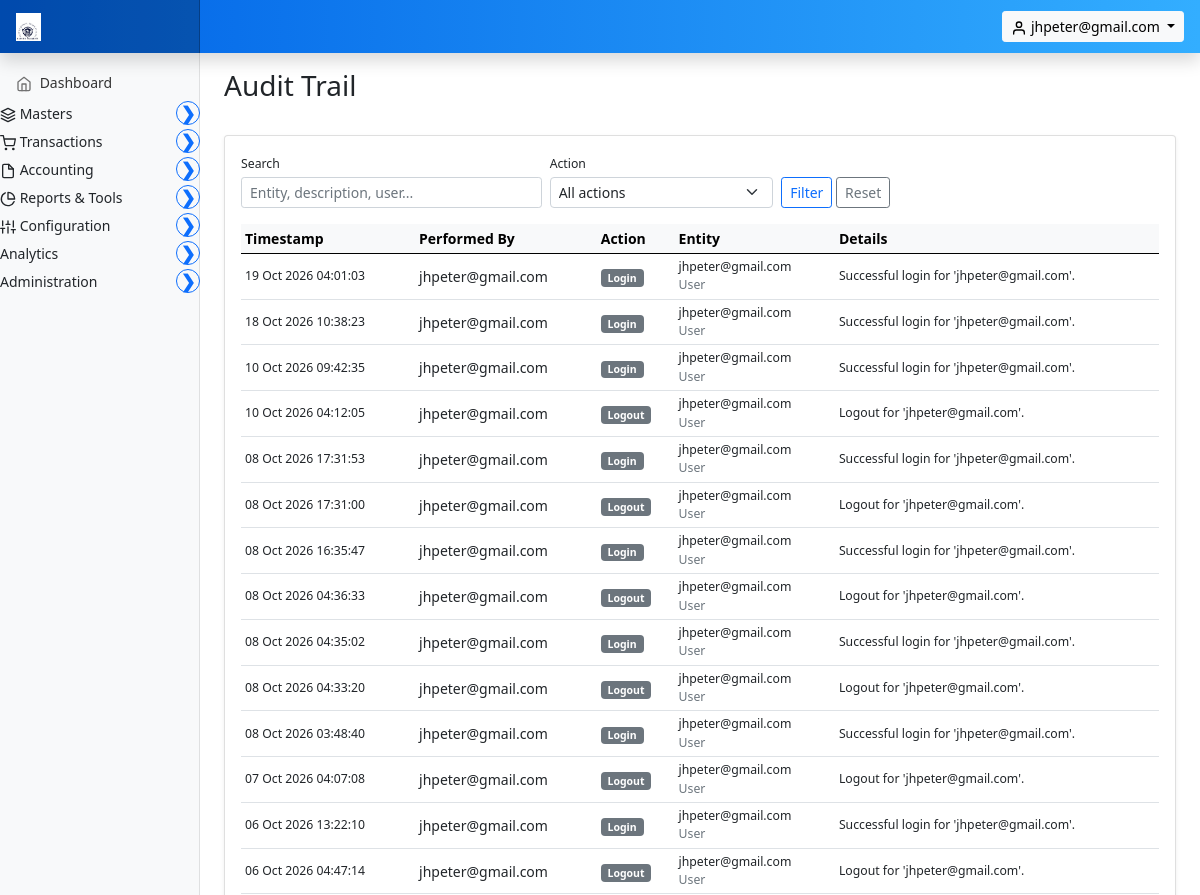
Page /invoice/admin/audit (signed in, upper part) on the earlier database version.
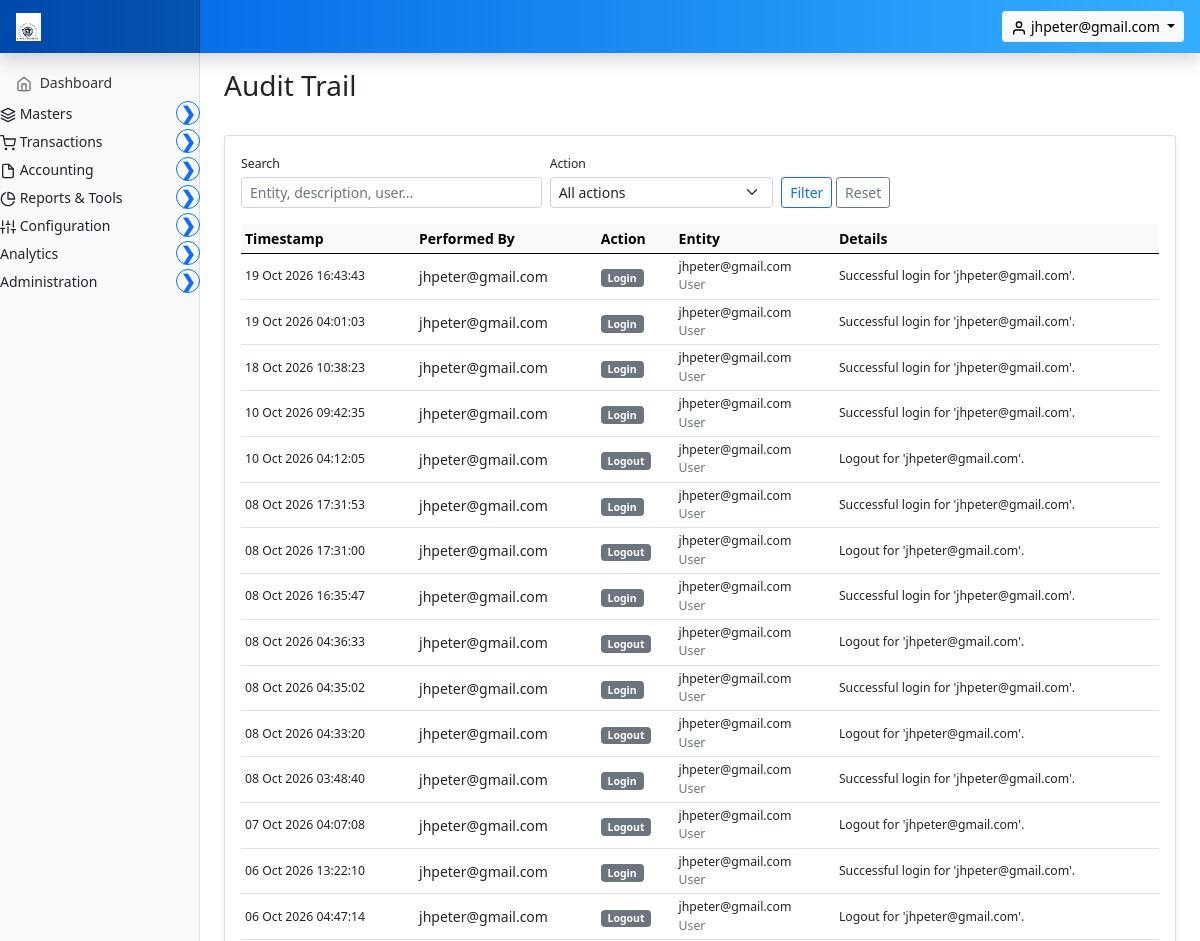
Same page on the later database version.
### marania_invoice_app/models.py (models this page shows, shortened)
class AuditLog(models.Model):
    ACTION_CHOICES = [
        ("CREATE", "Create"),
        ("UPDATE", "Update"),
        ("DELETE", "Delete"),
        ("DEACTIVATE", "Deactivate"),
        ("ACTIVATE", "Activate"),
        ("PASSWORD_RESET", "Password Reset"),
        ("PASSWORD_CHANGE", "Password Change"),
        ("LOGIN_FAIL", "Login Failed"),
        ("LOGIN", "Login"),
        ("LOGOUT", "Logout"),
        ("PERMISSION", "Permission Change"),
        ("OTHER", "Other"),
    ]
    performed_by = models.ForeignKey(
        "auth.User",
        on_delete=models.SET_NULL,
        related_name="audit_logs",
        null=True,
        blank=True,
    )
    action = models.CharField(max_length=30, choices=ACTION_CHOICES, default="OTHER")
    entity_type = models.CharField(max_length=100, blank=True, null=True)
    entity_id = models.CharField(max_length=100, blank=True, null=True)
    entity_label = models.CharField(max_length=255, blank=True, null=True)
    description = models.TextField(blank=True, null=True)
    detail = models.TextField(blank=True, null=True)
    created_at = models.DateTimeField(auto_now_add=True)
    class Meta:
        ordering = ["-created_at"]
        verbose_name = "Audit Log"
        verbose_name_plural = "Audit Logs"

### marania_invoice_app/auth_views.py (the view)
    @login_required
    def _wrapped(request, *args, **kwargs):
        if not _admin_required(request.user):
            return HttpResponseForbidden(
                "You do not have permission to access this area."
            )
        return view_func(request, *args, **kwargs)

### marania_invoice_app/auth_views.py (called while the page is built)
def _admin_required(user):
    if not user.is_authenticated:
        return False
    if user.is_superuser or user.is_staff:
        return True
    profile = getattr(user, "user_profile", None)
    if profile is None:
        return False
    return "user_management" in profile.permitted_module_keys()

def _require_admin(view_func):
    @login_required
    def _wrapped(request, *args, **kwargs):
        if not _admin_required(request.user):
            return HttpResponseForbidden(
                "You do not have permission to access this area."
            )
        return view_func(request, *args, **kwargs)
    return _wrapped

### marania_invoice_app/context_processors.py (called while the page is built, shortened)
def _is_user_manager(user):
    if not user.is_authenticated:
        return False
    if user.is_superuser or user.is_staff:
        return True
    profile = getattr(user, "user_profile", None)
    if profile is None:
        return False
    return "user_management" in profile.permitted_module_keys()

def _permitted_module_keys(user):
    if not user.is_authenticated:
        return set()
    if user.is_superuser:
        from .modules import MODULE
        return set(MODULE.values())

### templates/marania_invoice_app/admin_audit.html (shortened to what this page needs)
{% extends 'partials/base.html' %}
{% load static %}
{% block main %}
<main class="col-md-9 ms-sm-auto col-lg-10 px-md-4">
    <div class="d-flex justify-content-between flex-wrap flex-md-nowrap align-items-center pt-3 pb-2 mb-3">
        <h1 class="h3">Audit Trail</h1>
    </div>
    <div class="card shadow-sm">
        <div class="card-body">
            <form method="get" class="row g-2 mb-3 align-items-end">
                <div class="col-md-4">
                    <label class="form-label small mb-1">Search</label>
                    <input type="text" name="search" value="{{ search }}" class="form-control form-control-sm" placeholder="Entity, description, user...">
                </div>
                <div class="col-md-3">
                    <label class="form-label small mb-1">Action</label>
                    <select name="action" class="form-select form-select-sm">
                        <option value="">All actions</option>
                    </select>
                </div>
                <div class="col-md-3">
                    <button class="btn btn-sm btn-outline-primary" type="submit">Filter</button>
                    <a href="{% url 'admin_audit' %}" class="btn btn-sm btn-outline-secondary">Reset</a>
                </div>
            </form>
            <div class="table-responsive">
                <table class="table table-hover table-sm align-middle">
                    <thead class="table-light">
                        <tr>
                            <th>Timestamp</th>
                            <th>Performed By</th>
                            <th>Action</th>
                            <th>Entity</th>
                            <th>Details</th>
                        </tr>
                    </thead>
                    <tbody>
                        {% for l in logs %}
                        <tr>
                            <td class="small text-nowrap">{{ l.created_at|date:"d M Y H:i:s" }}</td>
                            <td>{{ l.performed_by.username|default:"System" }}</td>
                            <td><span class="badge bg-secondary">{{ l.get_action_display }}</span></td>
                            <td>
                                <div class="fw-semibold small">{{ l.entity_label|default:l.entity_type }}</div>
                                {% if l.entity_type %}<div class="text-muted small">{{ l.entity_type }}</div>{% endif %}
                            </td>
                            <td class="small">{{ l.description|default:"" }}</td>
                        </tr>
                        {% empty %}
                        <tr><td colspan="5" class="text-center text-muted py-4">No audit records found.</td></tr>
                        {% endfor %}
                    </tbody>
                </table>
            </div>
        </div>
    </div>
</main>
{% endblock %}

Differences in the rows shown:
added AuditLog: created_at "19 Oct 2026 16:43:43", performed_by.username "jhpeter@gmail.com", action "Login", entity_label "jhpeter@gmail.com", entity_type "User", description "Successful login for 'jhpeter@gmail.com'."
